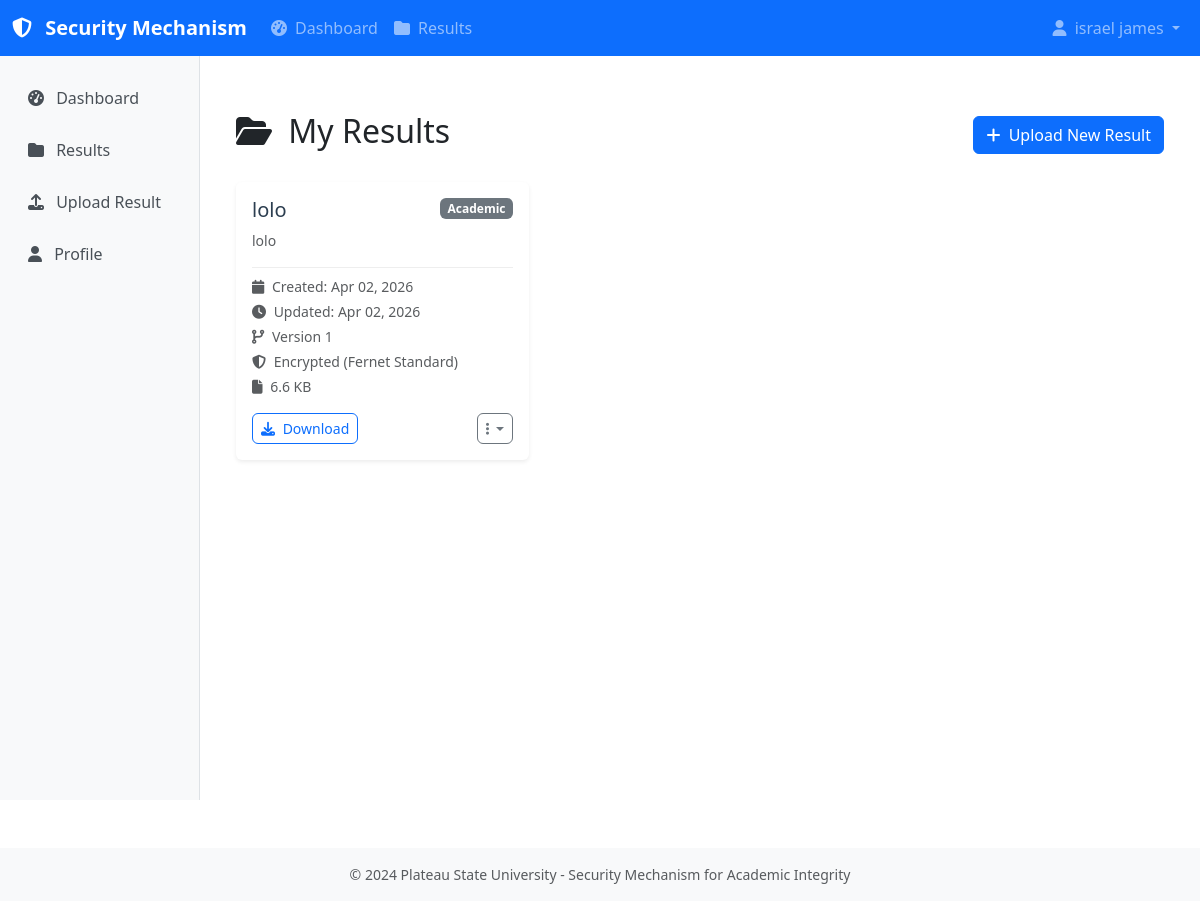
Page /documents/ (signed in) on the committed database.
### documents/models.py (models this page shows, shortened)
class Document(models.Model):
    CATEGORY_CHOICES = [
        ("academic", "Academic"),
        ("research", "Research"),
        ("personal", "Personal"),
        ("administrative", "Administrative"),
    ]
    title = models.CharField(max_length=255)
    description = models.TextField(blank=True)
    owner = models.ForeignKey(
        settings.AUTH_USER_MODEL,
        on_delete=models.CASCADE,
        related_name="documents",
    )
    category = models.CharField(
        max_length=50,
        choices=CATEGORY_CHOICES,
        default="academic",
    )
    encryption_key = models.ForeignKey(
        EncryptionKey,
        on_delete=models.PROTECT,
        null=True,
        blank=True,
        help_text="Encryption key used for this document"
    )
    is_deleted = models.BooleanField(default=False)
    deleted_at = models.DateTimeField(null=True, blank=True)
    created_at = models.DateTimeField(auto_now_add=True)
    updated_at = models.DateTimeField(auto_now=True)
    class Meta:
        ordering = ["-created_at"]
        indexes = [
            models.Index(fields=['owner', 'is_deleted']),
            models.Index(fields=['category', 'created_at']),
        ]
    def get_latest_version(self):
        return self.versions.order_by('-version_number').first()
    def get_file_size_display(self):
        latest_version = self.get_latest_version()
        if latest_version:
            size = latest_version.file_size
            for unit in ['B', 'KB', 'MB', 'GB']:
                if size < 1024:
                    return f"{size:.1f} {unit}"
                size /= 1024
            return f"{size:.1f} TB"
        return "N/A"

class DocumentVersion(models.Model):
    document = models.ForeignKey(
        Document,
        on_delete=models.CASCADE,
        related_name="versions",
    )
    version_number = models.PositiveIntegerField()
    encrypted_file = models.FileField(upload_to="documents/encrypted/")
    original_filename = models.CharField(max_length=255)
    checksum = models.CharField(max_length=128)
    file_size = models.PositiveBigIntegerField()
    integrity_check = models.ForeignKey(
        IntegrityCheck,
        on_delete=models.SET_NULL,
        null=True,
        blank=True,
        help_text="Integrity check result for this version"
    )
    created_at = models.DateTimeField(auto_now_add=True)
    class Meta:
        ordering = ["-version_number"]
        unique_together = ("document", "version_number")
        indexes = [
            models.Index(fields=['document', 'version_number']),
        ]

### encryption/models.py (models this page shows, shortened)
class EncryptionKey(models.Model):
    KEY_TYPES = [
        ('symmetric', 'Symmetric Key'),
        ('asymmetric_public', 'Asymmetric Public Key'),
        ('asymmetric_private', 'Asymmetric Private Key'),
    ]
    id = models.UUIDField(primary_key=True, default=uuid.uuid4, editable=False)
    algorithm = models.ForeignKey(EncryptionAlgorithm, on_delete=models.PROTECT)
    name = models.CharField(max_length=200)
    key_type = models.CharField(max_length=20, choices=KEY_TYPES, default='symmetric')
    key_data = models.TextField(help_text="Encrypted key data")
    salt = models.CharField(max_length=64, blank=True)
    iv = models.CharField(max_length=64, blank=True, help_text="Initialization vector")
    is_active = models.BooleanField(default=True)
    created_by = models.ForeignKey(User, on_delete=models.SET_NULL, null=True)
    created_at = models.DateTimeField(auto_now_add=True)
    expires_at = models.DateTimeField(null=True, blank=True)
    last_used_at = models.DateTimeField(null=True, blank=True)
    revoked_at = models.DateTimeField(null=True, blank=True)
    revoked_by = models.ForeignKey(User, on_delete=models.SET_NULL, null=True, blank=True, related_name='revoked_keys')
    class Meta:
        verbose_name = "Encryption Key"
        verbose_name_plural = "Encryption Keys"

class EncryptionAlgorithm(models.Model):
    ENCRYPTION_MODES = [
        ('fernet', 'Fernet (Standard Security)'),
        ('aes_cbc', 'AES-CBC (High Security)'),
    ]
    name = models.CharField(max_length=100, unique=True)
    slug = models.SlugField(max_length=100, unique=True)
    mode = models.CharField(max_length=20, choices=ENCRYPTION_MODES, default='fernet')
    description = models.TextField(blank=True)
    key_size = models.IntegerField(help_text="Key size in bits")
    is_active = models.BooleanField(default=True)
    created_at = models.DateTimeField(auto_now_add=True)
    updated_at = models.DateTimeField(auto_now=True)
    class Meta:
        verbose_name = "Encryption Algorithm"
        verbose_name_plural = "Encryption Algorithms"

### documents/views.py (the view)
# urls.py: path('', views.document_list, name='document_list'),
def document_list(request):
    if request.user.is_authenticated:
        documents = Document.objects.filter(owner=request.user, is_deleted=False)
    else:
        documents = Document.objects.none()  # Empty queryset for anonymous users
    return render(request, 'documents/document_list.html', {'documents': documents})

### documents/templates/documents/document_list.html (shortened to what this page needs)
{% extends 'base.html' %}
{% load static %}
{% block auth_content %}
<div class="container mt-4">
    <div class="d-flex justify-content-between align-items-center mb-4">
        <h2>
            <i class="fas fa-folder-open me-2"></i>
            My Results
        </h2>
        <a href="{% url 'upload_document' %}" class="btn btn-primary">
            <i class="fas fa-plus me-1"></i>
            Upload New Result
        </a>
    </div>
    {% if documents %}
        <div class="row">
            {% for document in documents %}
                <div class="col-md-6 col-lg-4 mb-4">
                    <div class="card h-100 document-card">
                        <div class="card-body">
                            <div class="d-flex justify-content-between align-items-start mb-2">
                                <h5 class="card-title mb-0">{{ document.title|truncatechars:30 }}</h5>
                                <span class="badge bg-secondary">
                                    {{ document.get_category_display }}
                                </span>
                            </div>
                            {% if document.description %}
                                <p class="card-text text-muted small">
                                    {{ document.description|truncatechars:100 }}
                                </p>
                            {% endif %}
                            <div class="document-meta mb-3">
                                <div class="small text-muted mb-1">
                                    <i class="fas fa-calendar me-1"></i>
                                    Created: {{ document.created_at|date:"M d, Y" }}
                                </div>
                                <div class="small text-muted mb-1">
                                    <i class="fas fa-clock me-1"></i>
                                    Updated: {{ document.updated_at|date:"M d, Y" }}
                                </div>
                                <div class="small text-muted mb-1">
                                    <i class="fas fa-code-branch me-1"></i>
                                    Version {{ document.get_latest_version.version_number }}
                                </div>
                                <div class="small text-muted mb-1">
                                    <i class="fas fa-shield-alt me-1"></i>
                                    {% if document.encryption_key %}
                                        Encrypted ({{ document.encryption_key.algorithm.name }})
                                    {% else %}
                                        Not Encrypted
                                    {% endif %}
                                </div>
                                <div class="small text-muted">
                                    <i class="fas fa-file me-1"></i>
                                    {{ document.get_file_size_display }}
                                </div>
                            </div>
                            <div class="d-flex justify-content-between">
                                <a href="{% url 'download_document' document.pk %}"
                                   class="btn btn-outline-primary btn-sm">
                                    <i class="fas fa-download me-1"></i>
                                    Download
                                </a>
                                <div class="btn-group" role="group">
                                    <button type="button" class="btn btn-outline-secondary btn-sm dropdown-toggle"
                                            data-bs-toggle="dropdown">
                                        <i class="fas fa-ellipsis-v"></i>
                                    </button>
                                </div>
                            </div>
                        </div>
                    </div>
                </div>
            {% endfor %}
        </div>
    {% endif %}
</div>
{% endblock %}

### templates/base.html (shortened to what this page needs)
<!DOCTYPE html>
<html lang="en">
<head>
    <link href="https://cdn.jsdelivr.net/npm/bootstrap@5.3.0/dist/css/bootstrap.min.css" rel="stylesheet">
    <link href="https://cdnjs.cloudflare.com/ajax/libs/font-awesome/6.4.0/css/all.min.css" rel="stylesheet">
</head>
<body>
    <nav class="navbar navbar-expand-lg navbar-dark bg-primary">
        <div class="container-fluid">
            <a class="navbar-brand" href="{% url 'dashboard' %}">
                <i class="fas fa-shield-alt me-2"></i>
                Security Mechanism
            </a>
            <div class="collapse navbar-collapse" id="navbarNav">
                <ul class="navbar-nav me-auto">
                    {% if user.is_authenticated %}
                        <li class="nav-item">
                            <a class="nav-link" href="{% url 'dashboard' %}">
                                <i class="fas fa-tachometer-alt me-1"></i>
                                Dashboard
                            </a>
                        </li>
                        <li class="nav-item">
                            <a class="nav-link" href="{% url 'document_list' %}">
                                <i class="fas fa-folder me-1"></i>
                                Results
                            </a>
                        </li>
                    {% endif %}
                </ul>
                <ul class="navbar-nav">
                    {% if user.is_authenticated %}
                        <li class="nav-item dropdown">
                            <a class="nav-link dropdown-toggle" href="#" role="button" data-bs-toggle="dropdown">
                                <i class="fas fa-user me-1"></i>
                                {{ user.get_full_name|default:user.username }}
                            </a>
                        </li>
                    {% endif %}
                </ul>
            </div>
        </div>
    </nav>
    {% if user.is_authenticated %}
    <div class="container-fluid">
        <div class="row">
            <nav class="col-md-3 col-lg-2 d-md-block sidebar collapse">
                <div class="position-sticky pt-3">
                    <ul class="nav flex-column">
                        <li class="nav-item">
                            <a class="nav-link" href="{% url 'dashboard' %}">
                                <i class="fas fa-tachometer-alt me-2"></i>
                                Dashboard
                            </a>
                        </li>
                        <li class="nav-item">
                            <a class="nav-link" href="{% url 'document_list' %}">
                                <i class="fas fa-folder me-2"></i>
                                Results
                            </a>
                        </li>
                        <li class="nav-item">
                            <a class="nav-link" href="{% url 'upload_document' %}">
                                <i class="fas fa-upload me-2"></i>
                                Upload Result
                            </a>
                        </li>
                        <li class="nav-item">
                            <a class="nav-link" href="{% url 'profile' %}">
                                <i class="fas fa-user me-2"></i>
                                Profile
                            </a>
                        </li>
                    </ul>
                </div>
            </nav>
            <main class="col-md-9 ms-sm-auto col-lg-10 px-md-4 main-content">
                {% block auth_content %}{% endblock %}
            </main>
        </div>
    </div>
    {% else %}
    <main class="container-fluid py-4">
        {% block content %}{% endblock %}
    </main>
    {% endif %}
    <footer class="bg-light text-center py-3 mt-5">
        <div class="container">
            <p class="text-muted small mb-0">
                &copy; 2024 Plateau State University - Security Mechanism for Academic Integrity
            </p>
        </div>
    </footer>
</body>
</html>

### templates/base.html (style rules this page uses)
.navbar-brand { font-weight: 600; }
.sidebar { min-height: calc(100vh - 56px); background-color: #f8f9fa; border-right: 1px solid #dee2e6; }
.sidebar .nav-link { color: #495057; padding: 0.75rem 1rem; border-radius: 0.25rem; margin: 0.125rem 0; }
.main-content { padding: 2rem; }
.card { border: none; box-shadow: 0 0.125rem 0.25rem rgba(0, 0, 0, 0.075); }
.btn { border-radius: 0.375rem; }

### documents/templates/documents/document_list.html (style rules this page uses)
.document-card { transition: transform 0.2s ease-in-out, box-shadow 0.2s ease-in-out; }
.card-title { color: #2c3e50; }
.document-meta { border-top: 1px solid #eee; padding-top: 0.5rem; }

### rows in the picture
Document: title "lolo", category "Academic", description "lolo", created_at "Apr 02, 2026", updated_at "Apr 02, 2026", get_latest_version.version_number "1", encryption_key.algorithm.name "Fernet Standard", file_size "6.6 KB"

### other values in the picture
{{ user.get_full_name|default:user.username }} "israel james"
